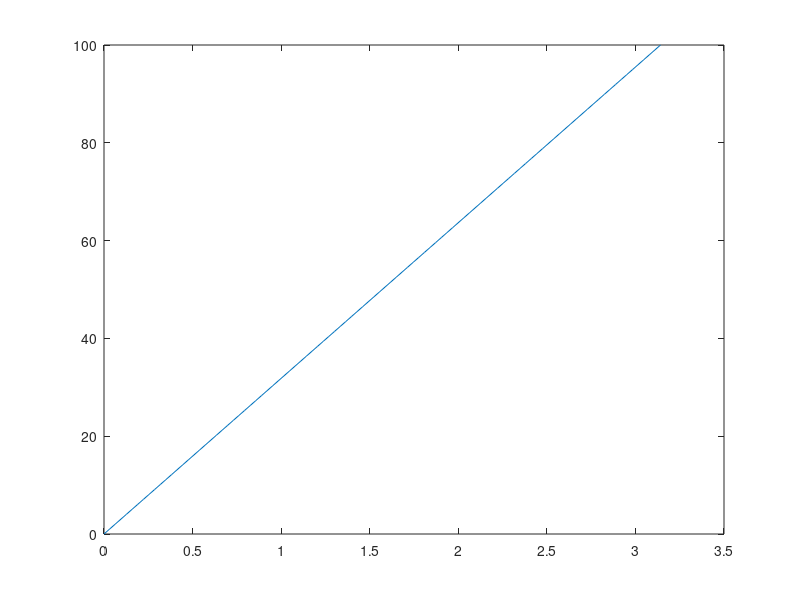

Recreate this plot in MATLAB.
%Lab 0 Andrew Brown
clear
clc
% I am practicing making plots and printing.

%asigning variable
xs=linspace(0,pi);
ys=linspace(0,100);

plot(xs,ys)

%practicing printing strings
fprintf('I made a line!\n')
